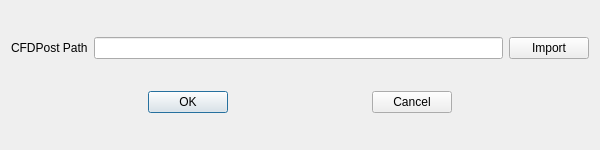
<?xml version="1.0" encoding="UTF-8"?>
<ui version="4.0">
 <class>SwitchCFDPostDialog</class>
 <widget class="QDialog" name="SwitchCFDPostDialog">
  <property name="geometry">
   <rect>
    <x>0</x>
    <y>0</y>
    <width>600</width>
    <height>150</height>
   </rect>
  </property>
  <property name="windowTitle">
   <string>Dialog</string>
  </property>
  <layout class="QGridLayout" name="gridLayout">
   <item row="0" column="1">
    <widget class="QLineEdit" name="lineEdit_Name"/>
   </item>
   <item row="1" column="0" colspan="3">
    <layout class="QHBoxLayout" name="horizontalLayout">
     <item>
      <spacer name="horizontalSpacer_2">
       <property name="orientation">
        <enum>Qt::Horizontal</enum>
       </property>
       <property name="sizeHint" stdset="0">
        <size>
         <width>40</width>
         <height>20</height>
        </size>
       </property>
      </spacer>
     </item>
     <item>
      <widget class="QPushButton" name="pushButton_OK">
       <property name="text">
        <string>OK</string>
       </property>
      </widget>
     </item>
     <item>
      <spacer name="horizontalSpacer">
       <property name="orientation">
        <enum>Qt::Horizontal</enum>
       </property>
       <property name="sizeType">
        <enum>QSizePolicy::Expanding</enum>
       </property>
       <property name="sizeHint" stdset="0">
        <size>
         <width>10</width>
         <height>20</height>
        </size>
       </property>
      </spacer>
     </item>
     <item>
      <widget class="QPushButton" name="pushButton_Cancel">
       <property name="text">
        <string>Cancel</string>
       </property>
      </widget>
     </item>
     <item>
      <spacer name="horizontalSpacer_3">
       <property name="orientation">
        <enum>Qt::Horizontal</enum>
       </property>
       <property name="sizeHint" stdset="0">
        <size>
         <width>40</width>
         <height>20</height>
        </size>
       </property>
      </spacer>
     </item>
    </layout>
   </item>
   <item row="0" column="0">
    <widget class="QLabel" name="label">
     <property name="text">
      <string>CFDPost Path</string>
     </property>
    </widget>
   </item>
   <item row="0" column="2">
    <widget class="QPushButton" name="btn_Import">
     <property name="text">
      <string>Import</string>
     </property>
    </widget>
   </item>
  </layout>
 </widget>
 <resources/>
 <connections/>
</ui>
